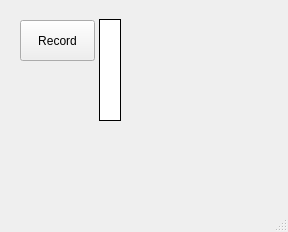
<?xml version="1.0" encoding="UTF-8"?>
<ui version="4.0">
 <class>BertUI</class>
 <widget class="QMainWindow" name="BertUI">
  <property name="geometry">
   <rect>
    <x>0</x>
    <y>0</y>
    <width>288</width>
    <height>232</height>
   </rect>
  </property>
  <property name="windowTitle">
   <string>Bert</string>
  </property>
  <widget class="QWidget" name="centralwidget">
   <widget class="QToolButton" name="record_button">
    <property name="geometry">
     <rect>
      <x>20</x>
      <y>20</y>
      <width>75</width>
      <height>41</height>
     </rect>
    </property>
    <property name="text">
     <string>Record</string>
    </property>
    <property name="checkable">
     <bool>true</bool>
    </property>
    <property name="checked">
     <bool>false</bool>
    </property>
   </widget>
   <widget class="Line" name="gain_bg">
    <property name="geometry">
     <rect>
      <x>100</x>
      <y>20</y>
      <width>20</width>
      <height>100</height>
     </rect>
    </property>
    <property name="styleSheet">
     <string notr="true">color:rgb(255,0,0)</string>
    </property>
    <property name="frameShadow">
     <enum>QFrame::Plain</enum>
    </property>
    <property name="lineWidth">
     <number>20</number>
    </property>
    <property name="orientation">
     <enum>Qt::Vertical</enum>
    </property>
   </widget>
   <widget class="Line" name="gain_fg">
    <property name="geometry">
     <rect>
      <x>100</x>
      <y>20</y>
      <width>20</width>
      <height>100</height>
     </rect>
    </property>
    <property name="styleSheet">
     <string notr="true">color:rgb(255,255,255)</string>
    </property>
    <property name="frameShadow">
     <enum>QFrame::Plain</enum>
    </property>
    <property name="lineWidth">
     <number>20</number>
    </property>
    <property name="orientation">
     <enum>Qt::Vertical</enum>
    </property>
   </widget>
   <widget class="Line" name="gain_border">
    <property name="geometry">
     <rect>
      <x>99</x>
      <y>19</y>
      <width>22</width>
      <height>102</height>
     </rect>
    </property>
    <property name="styleSheet">
     <string notr="true">color:rgb(0,0,0)</string>
    </property>
    <property name="frameShadow">
     <enum>QFrame::Plain</enum>
    </property>
    <property name="lineWidth">
     <number>22</number>
    </property>
    <property name="orientation">
     <enum>Qt::Vertical</enum>
    </property>
   </widget>
   <zorder>gain_border</zorder>
   <zorder>record_button</zorder>
   <zorder>gain_bg</zorder>
   <zorder>gain_fg</zorder>
  </widget>
  <widget class="QMenuBar" name="menubar">
   <property name="geometry">
    <rect>
     <x>0</x>
     <y>0</y>
     <width>288</width>
     <height>21</height>
    </rect>
   </property>
  </widget>
  <widget class="QStatusBar" name="statusbar"/>
 </widget>
 <resources/>
 <connections/>
</ui>
